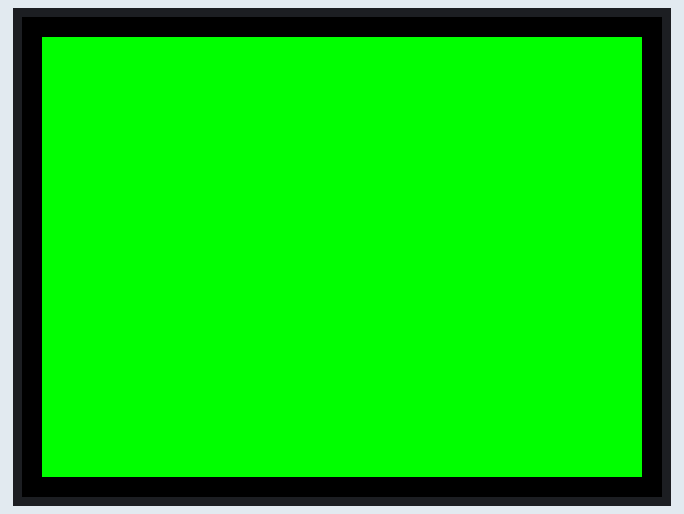
A sketch run on a simulated ESP32. Parts: 320×240 colour display.

Above: at 0.2 s.

The sketch:

M5_LCD_shape_fillRect.ino
```cpp
#include <M5Stack.h>

void setup() {
    M5.begin();
}

void loop() {
    //指定した座標から指定幅と指定高さの四角形を指定色で描画する
    //（X座標、Y座標、幅、高さ、線の色）
    M5.Lcd.fillRect(10, 10, 300, 220, GREEN);
}
```
